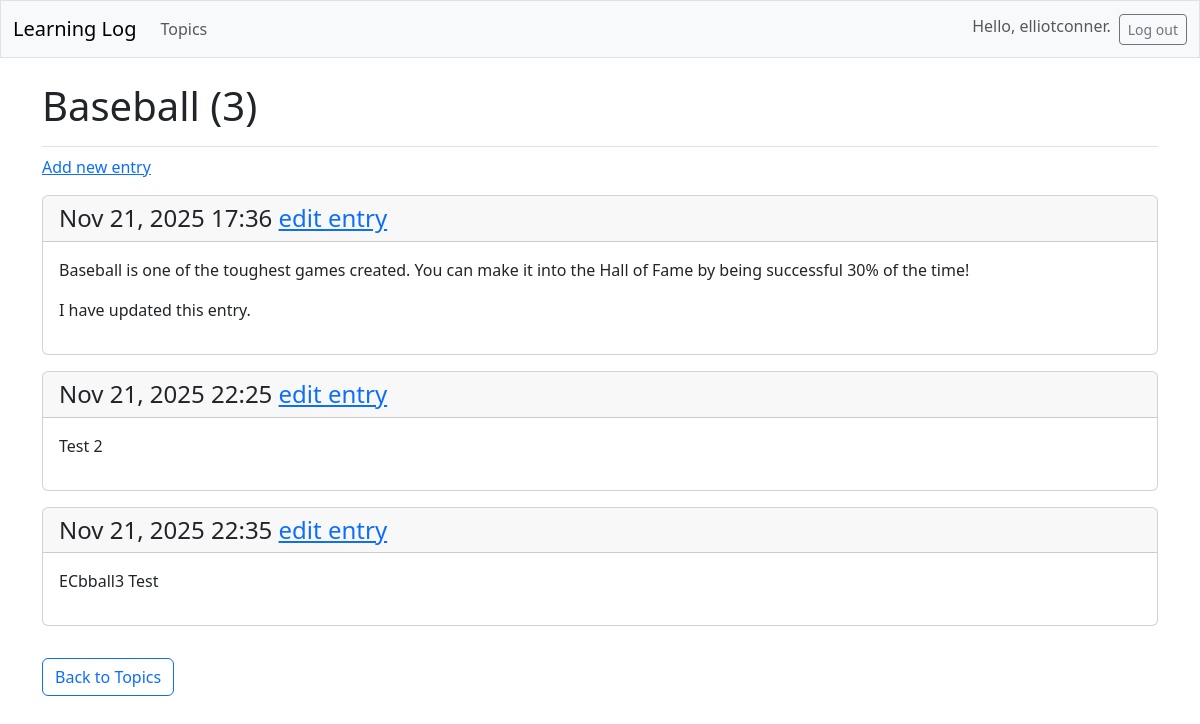
The page /topics/3/ (signed in) on the database its author committed.
### learning_logs/models.py (models this page shows, shortened)
class Topic(models.Model):
    text = models.CharField(max_length=200)
    date_added = models.DateTimeField(auto_now_add=True)
    owner = models.ForeignKey(User, on_delete=models.CASCADE)

class Entry(models.Model):
    topic = models.ForeignKey(Topic, on_delete=models.CASCADE)
    text = models.TextField()
    date_added = models.DateTimeField(auto_now_add=True)
    class Meta:
        verbose_name_plural = 'entries'

### learning_logs/views.py (the view)
# urls.py: path('topics/<int:topic_id>/', views.topic, name='topic'),
@login_required
def topic(request, topic_id):
    topic = Topic.objects.get(id=topic_id)
    entries = topic.entry_set.order_by('date_added')
    context = {'topic': topic, 'entries': entries}
    return render(request, 'learning_logs/topic.html', context)

### learning_logs/templates/learning_logs/topic.html
{% extends 'learning_logs/base.html' %}
{% block page_header %}
  <h1>
      {{ topic.text }}
      {% if entries.count > 0 %}
        ({{ entries.count }})
      {% endif %}
  </h1>
{% endblock page_header %}
{% block content %}
  <p>
      <a href="{% url 'learning_logs:new_entry' topic.id %}">Add new entry</a>
  </p>
  {% for entry in entries %}
    <div class="card mb-3">
        <h4 class="card-header">
            {{ entry.date_added|date:'M d, Y H:i' }}
            </small><a href="{% url 'learning_logs:edit_entry' entry.id %}">
            edit entry</a></small>
        </h4>
        <div class="card-body">{{ entry.text|linebreaks }}</div>
    </div>
  {% empty %}
    <p>There are no entries for this topic yet.</p>
  {% endfor %}
  <a href="{% url 'learning_logs:topics' %}" class="btn btn-outline-primary mt-3">
  Back to Topics
  </a>
{% endblock content %}

### learning_logs/templates/learning_logs/base.html (shortened to what this page needs)
<!doctype html>
<html lang="en">
<head>
    {% load django_bootstrap5 %}
    {% bootstrap_css %}
</head>
<body>
  <nav class="navbar navbar-expand-md navbar-light bg-light mb-4 border">
      <div class="container-fluid">
          <a class="navbar-brand" href="{% url 'learning_logs:index' %}">
              Learning Log</a>
          <div class="collapse navbar-collapse" id="navbarCollapse">
              <ul class="navbar-nav me-auto mb-2 mb-md-0">
                  <li class="nav-item">
                      <a class="nav-link" href="{% url 'learning_logs:topics' %}">Topics</a>
                  </li>
              </ul>
              <ul class="navbar-nav ms-auto mb-2 mb-md-0">
                  {% if user.is_authenticated %}
                    <li class="nav-item">
                      <span class="navbar-text me-2">Hello, {{ user.username }}.</span>
                    </li>
                    <li class="nav-item">
                    <form action="{% url 'accounts:logout' %}" method='post' class="d-inline">
                        <button name='submit' class='btn btn-outline-secondary btn-sm'>Log out</button>
                    </form>
                  {% endif %}
              </ul>
          </div>
      </div>
  </nav>
  <main class="container">
      <div class="pb-2 mb-2 border-bottom">
          {% block page_header %}{% endblock page_header %}
      </div>
      <div>
          {% block content %}{% endblock content %}
      </div>
  </main>
</body>
</html>

### rows shown on the page
Topic: text "Baseball"
Entry: date_added "Nov 21, 2025 17:36", text "Baseball is one of the toughest games created. You can make it into the Hall of Fame by being successful 30% of the time! I have updated this entry."
Entry: date_added "Nov 21, 2025 22:25", text "Test 2"
Entry: date_added "Nov 21, 2025 22:35", text "ECbball3 Test"

### other values the page prints
{{ user.username }} "elliotconner"
{{ entries.count }} "3"
